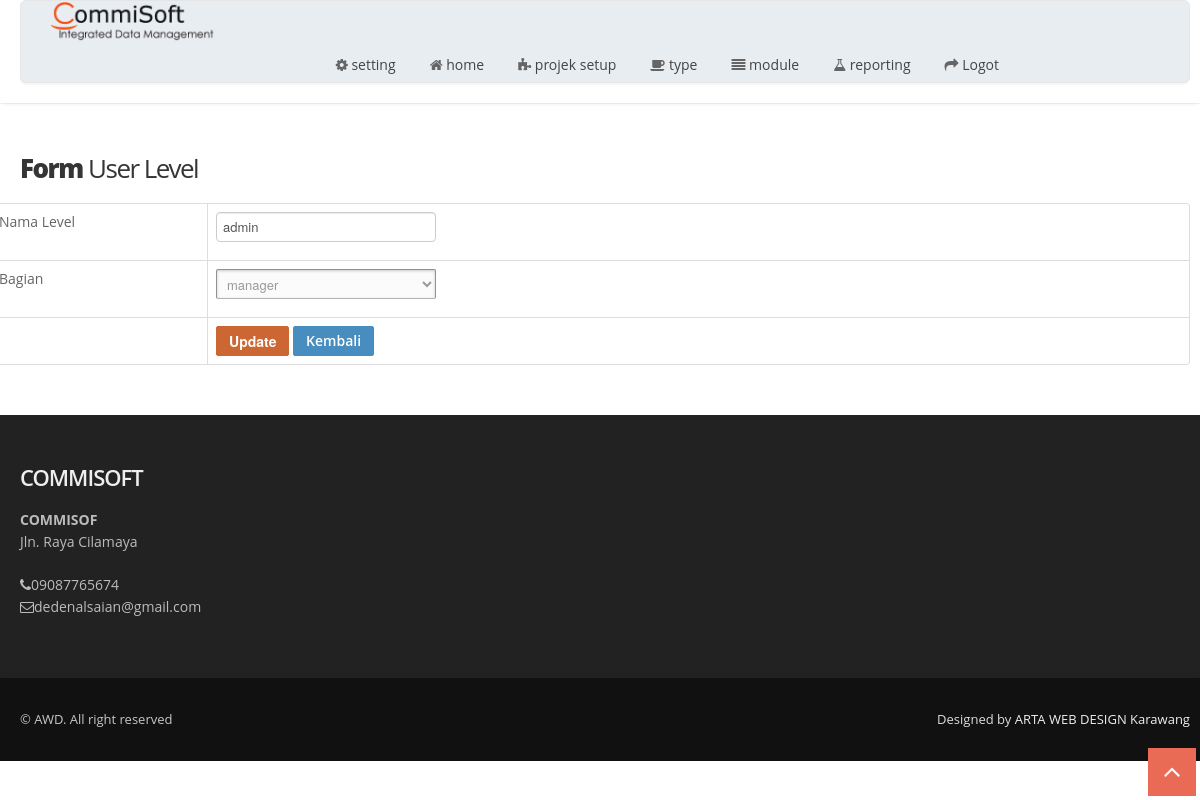
Screenshot of /index.php/userlevel/update/2 with the database file from the repository.
### tables this page shows
CREATE TABLE `tbl_menu`  (
  `id_menu` int(11) NOT NULL AUTO_INCREMENT,
  `title` varchar(50) NOT NULL,
  `url` varchar(30) NOT NULL,
  `icon` varchar(30) NOT NULL,
  `is_main_menu` int(11) NOT NULL,
  `is_aktif` enum('y','n') NOT NULL COMMENT 'y=yes,n=no',
  PRIMARY KEY (`id_menu`) USING BTREE
);

CREATE TABLE `tbl_user_level`  (
  `id_user_level` int(11) NOT NULL AUTO_INCREMENT,
  `nama_level` varchar(30) NOT NULL,
  `bagian` varchar(100) NOT NULL,
  PRIMARY KEY (`id_user_level`) USING BTREE
);

CREATE TABLE `tbl_perusahaan`  (
  `id_perusahaan` int(11) NOT NULL AUTO_INCREMENT,
  `kode` varchar(6) NOT NULL,
  `nama_perusahaan` varchar(100) NOT NULL,
  `biodata` text NOT NULL,
  `no_izin` varchar(50) NOT NULL,
  `no_hp` varchar(20) NOT NULL,
  `no_pajak` varchar(25) NOT NULL,
  `alamat` text NOT NULL,
  `email` varchar(250) NOT NULL,
  `password_email` varchar(250) NOT NULL,
  `tgl_berdiri` date NOT NULL,
  `images` text NOT NULL,
  PRIMARY KEY (`id_perusahaan`) USING BTREE
);

### application/libraries/Template.php (called while the page is built)
<?php if ( ! defined('BASEPATH')) exit('No direct script access allowed');
class Template {
		var $template_data = array();
		function set($name, $value)
		{
			$this->template_data[$name] = $value;
		}
		function load($template = '', $view = '' , $view_data = array(), $return = FALSE)
		{
			$this->CI =& get_instance();
			$this->set('contents', $this->CI->load->view($view, $view_data, TRUE));
			return $this->CI->load->view($template, $this->template_data, $return);
		}
}

### application/controllers/Userlevel.php (called while the page is built, shortened)
<?php
class Userlevel extends CI_Controller
{
    public function update($id)
    {
        $row = $this->User_level_model->get_by_id($id);
        if ($row) {
            $data = array(
                'button' => 'Update',
                'action' => site_url('userlevel/update_action'),
		'id_user_level' => set_value('id_user_level', $row->id_user_level),
		'nama_level' => set_value('nama_level', $row->nama_level),
        'bagian' => set_value('bagian', $row->bagian),
	    );
            $this->template->load('template','userlevel/tbl_user_level_form', $data);
        } else {
            $this->session->set_flashdata('message', 'Record Not Found');
            redirect(site_url('userlevel'));
        }
    }
}

### index.php (called while the page is built, shortened)
<?php
require_once BASEPATH.'core/CodeIgniter.php';

### application/models/User_level_model.php (called while the page is built, shortened)
<?php
class User_level_model extends CI_Model
{
    public $table = 'tbl_user_level';
    public $id = 'id_user_level';
    function get_by_id($id)
    {
        $this->db->where($this->id, $id);
        return $this->db->get($this->table)->row();
    }
}

### application/views/template.php (the view, shortened to what this page needs)
<?php $perus = $this->db->get_where('tbl_perusahaan','id_perusahaan=1')->row();?>
<!DOCTYPE html>
<html lang="en">
<head>
  <link href="<?=base_url('') ?>assets/css/bootstrap.css" rel="stylesheet" />
  <link href="<?=base_url('') ?>assets/css/bootstrap-responsive.css" rel="stylesheet" />
  <link href="<?=base_url('') ?>assets/css/flexslider.css" rel="stylesheet" />
  <link href="<?=base_url('') ?>assets/css/prettyPhoto.css" rel="stylesheet" />
  <link href="<?=base_url('') ?>assets/css/camera.css" rel="stylesheet" />
  <link href="<?=base_url('') ?>assets/css/jquery.bxslider.css" rel="stylesheet" />
  <link href="<?=base_url('') ?>assets/css/style.css" rel="stylesheet" />
  <link href="<?=base_url('') ?>assets/color/default.css" rel="stylesheet" />
</head>
<body>
  <div id="wrapper">
    <header>
      <div class="container">
        <div class="row nomargin pricing-box-wrap animated-fast flyIn">
          <div class="span2">
            <div class="logo">
              <a href="<?=base_url('') ?>"><img src="<?=base_url('assets/') ?>img/logo.png" alt="ARTA WEB DESIGN KARAWANG"/></a>
            </div>
          </div>
          <div class="span10">
            <div class="navbar navbar-static-top">
              <div class="navigation">
                <nav>
                  <ul class="nav topnav">
                      <?php
        $setting = $this->db->get_where('tbl_setting',array('id_setting'=>1))->row_array();
        if($setting['value']=='ya'){
            $id_user_level = $this->session->userdata('id_user_level');
            $sql_menu = "SELECT *
            FROM tbl_menu
            WHERE id_menu in(select id_menu from tbl_hak_akses where id_user_level=$id_user_level) and is_main_menu=0 and is_aktif='y' order by id_menu asc";
        }else{
            $sql_menu = "select * from tbl_menu where is_aktif='y' and is_main_menu=0 order by id_menu asc";
        }
        $main_menu = $this->db->query($sql_menu)->result();
        foreach ($main_menu as $menu){
            $this->db->where('is_main_menu',$menu->id_menu);
            $this->db->where('is_aktif','y');
            $this->db->order_by('id_menu', 'asc');
            $submenu = $this->db->get('tbl_menu');
            if($submenu->num_rows()>0){
                echo "<li class='dropdown'>
                        <a href='#'>
                            <i class='$menu->icon'></i> <span>".strtolower($menu->title)."</span>
                            <span class='pull-right-container'>
                                <i class='fa fa-angle-left pull-right'></i>
                            </span>
                        </a>
                        <ul class='dropdown-menu' >";
                        echo" </ul>
                    </li>";
            }else{
                echo "<li>";
                echo anchor($menu->url,"<i class='".$menu->icon."'></i> ".strtolower($menu->title));
                echo "</li>";
            }
        }
        ?>
                  <li><?php echo anchor('auth/logout',"<i class='icon-share-alt'></i> Logot");?></li>
                  </ul>
                </nav>
              </div>
            </div>
          </div>
        </div>
      </div>
    </header>
      <?=$contents ?>
    <footer>
      <div class="container">
        <div class="row">
          <div class="span12">
            <div class="widget">
              <h5 class="widgetheading">COMMISOFT</h5>
              			<address>
							<strong><?=$perus->nama_perusahaan;?></strong><br>
							<?=$perus->alamat;?> <br>
						</address>
              <p>
                <i class="icon-phone"></i><?=$perus->no_hp;?><br>
                <i class="icon-envelope-alt"></i><?=$perus->email;?>
              </p>
            </div>
          </div>
        </div>
      </div>
      <div id="sub-footer">
        <div class="container">
          <div class="row">
            <div class="span6">
              <div class="copyright">
                <p><span>&copy; AWD. All right reserved</span></p>
              </div>
            </div>
            <div class="span6">
              <div class="credits">
                Designed by <a href="<?=base_url('') ?>">ARTA WEB DESIGN Karawang</a>
              </div>
            </div>
          </div>
        </div>
      </div>
    </footer>
  <a href="#" class="scrollup"><i class="icon-angle-up icon-square icon-bglight icon-2x active"></i></a>
</body>
</html>

### application/views/userlevel/tbl_user_level_form.php (shortened to what this page needs)
<section id="content">
      <div class="container">
        <div class="row">
          <div class="span12">
            <h4 class="title"><strong>Form</strong> User Level</h4>
            </div>
            <form action="<?php echo $action; ?>" method="post">
<table class='table table-bordered'>
	    <tr><td width='200'>Nama Level <?php echo form_error('nama_level') ?></td><td><input type="text" class="form-control" name="nama_level" id="nama_level" placeholder="Nama Level" value="<?php echo $nama_level; ?>" /></td></tr>
        <tr><td width='200'>Bagian <?php echo form_error('bagian') ?></td><td>
            <select class="form-control" name="bagian" id="bagian" >
                <?php if(empty($bagian)){$pilih="";}else{$pilih="selected";} ?>
                <option <?=$pilih;?> value="<?php echo $bagian; ?>"><?php echo $bagian; ?></option>
            </select></td></tr>
	    <tr><td></td><td><input type="hidden" name="id_user_level" value="<?php echo $id_user_level; ?>" />
	    <button type="submit" class="btn btn-danger"><i class="fa fa-floppy-o"></i> <?php echo $button ?></button>
	    <a href="<?php echo site_url('userlevel') ?>" class="btn btn-info"><i class="fa fa-sign-out"></i> Kembali</a></td></tr>
	</table></form>
</div>
</div>
</div>

### assets/css/style.css (style rules this page uses)
body { font-family: 'Open Sans', sans-serif; font-size: 14px; font-weight: 400; line-height: 1.6em; color: #656565; }
a { color: #4b5056; }
.bold { font-weight: 900; }
h4.title { letter-spacing: -1.5px; }
.container { padding: 0 20px 0 20px; position: relative; }
#wrapper { width: 100%; margin: 0; padding: 0; }
.row { margin-bottom: 30px; }
.row.nomargin { margin-bottom: 0; }
header { background: #fff; margin: 0; padding: 0 0 20px; position: relative; z-index: 2000; -webkit-box-shadow: 0 2px 4px -2px #ddd; -moz-box-shadow: 0 2px 4px -2px #ddd; box-shadow: 0 2px 4px -2px #ddd; }
header .logo { float: left; }
header .logo img { margin-bottom: 5px; }
header .navigation { float: right; }
header ul.nav li { border: none; margin: 0; }
header ul.nav li a { border: none; font-weight: 400; }
.navbar .nav>li>a { font-size: 14px; color: #444; text-shadow: none; }
header ul.nav li a i { color: #656565; }
ul.nav li.dropdown a { z-index: 1000; display: block; }
#content { position: relative; background: #fff; border-top: 1px solid #f2f2f2; padding: 50px 0 0 0; }
footer { padding: 50px 0 0 0; color: #bbb; background: #222; }
footer a { color: #eee; text-decoration: none; }
footer h1, footer h2, footer h3, footer h4, footer h5, footer h6 { color: #eee; }
footer address { line-height: 1.6em; }
footer h5.widgetheading { text-transform: none; font-weight: 600; letter-spacing: -1px; margin-bottom: 20px; }
footer .widget i { color: #bbb; }
#sub-footer { background: #111; text-shadow: none; color: #ddd; padding: 0; padding-top: 30px; margin: 20px 0 0 0; -webkit-box-shadow: 0 -4px 4px -2px #222; -moz-box-shadow: 0 -4px 4px -2px #222; box-shadow: 0 -4px 4px -2px #222; }
#sub-footer p { margin: 0; padding: 0; }
#sub-footer span { color: #c7c7c7; }
.copyright p { text-align: left; font-size: 13px; }
.credits { text-align: right; font-size: 13px; }
.scrollup { position: fixed; width: 32px; height: 32px; bottom: 20px; right: 20px; }
a.scrollup { outline: 0; text-decoration: none; }
a i.icon-bglight, a i.icon-bgdark, a i.icon-bgprimary, a i.icon-bgwarning, a i.icon-bgsuccess, a i.icon-bginverse, a i.icon-bgdanger { display: inline-block; }
[class^="icon-"], [class*=" icon-"] { color: #404040; }

### assets/color/default.css (style rules this page uses)
[class^="icon-"].active { color:#e96b56; }
i.icon-bglight.active { background: #e96b56; }

### assets/css/shortcodes.css (style rules this page uses)
.pricing-box-wrap { border: 1px solid #e6e6e6; background:#e8edf2; position:relative; margin:0 0 20px 0; padding:0; -webkit-box-shadow: 0 2px 0 rgba(0,0,0,0.03); -moz-box-shadow: 0 2px 0 rgba(0,0,0,0.03); box-shadow: 0 2px 0 rgba(0,0,0,0.03); border-radius: 6px; -moz-border-radius: 6px; -webkit-border-radius: 6px; }
i.icon-bglight { color: #444; background: #f7f7f7; }
i.icon-bglight.active { color: #fff; }
.icon-square { display: inline-block; text-align: center; color: #444; background: #f5f5f5; width: 24px !important; height: 24px !important; line-height: 24px !important; }
.icon-square.icon-2x { width: 48px !important; height: 48px !important; line-height: 48px !important; }

### rows the page displays
tbl_menu: title "setting"
tbl_menu: url+icon+title "home"
tbl_menu: title "projek setup"
tbl_menu: title "type"
tbl_menu: title "module"
tbl_menu: title "reporting"
tbl_user_level: nama_level "admin", bagian "manager"
tbl_perusahaan: nama_perusahaan "COMMISOF", alamat "Jln. Raya Cilamaya", no_hp "09087765674", email "dedenalsaian@gmail.com"

### other values shown
anchor('auth/logout',"<i class='icon-share-alt'></i> Logot") "Logot"
$button "Update"
